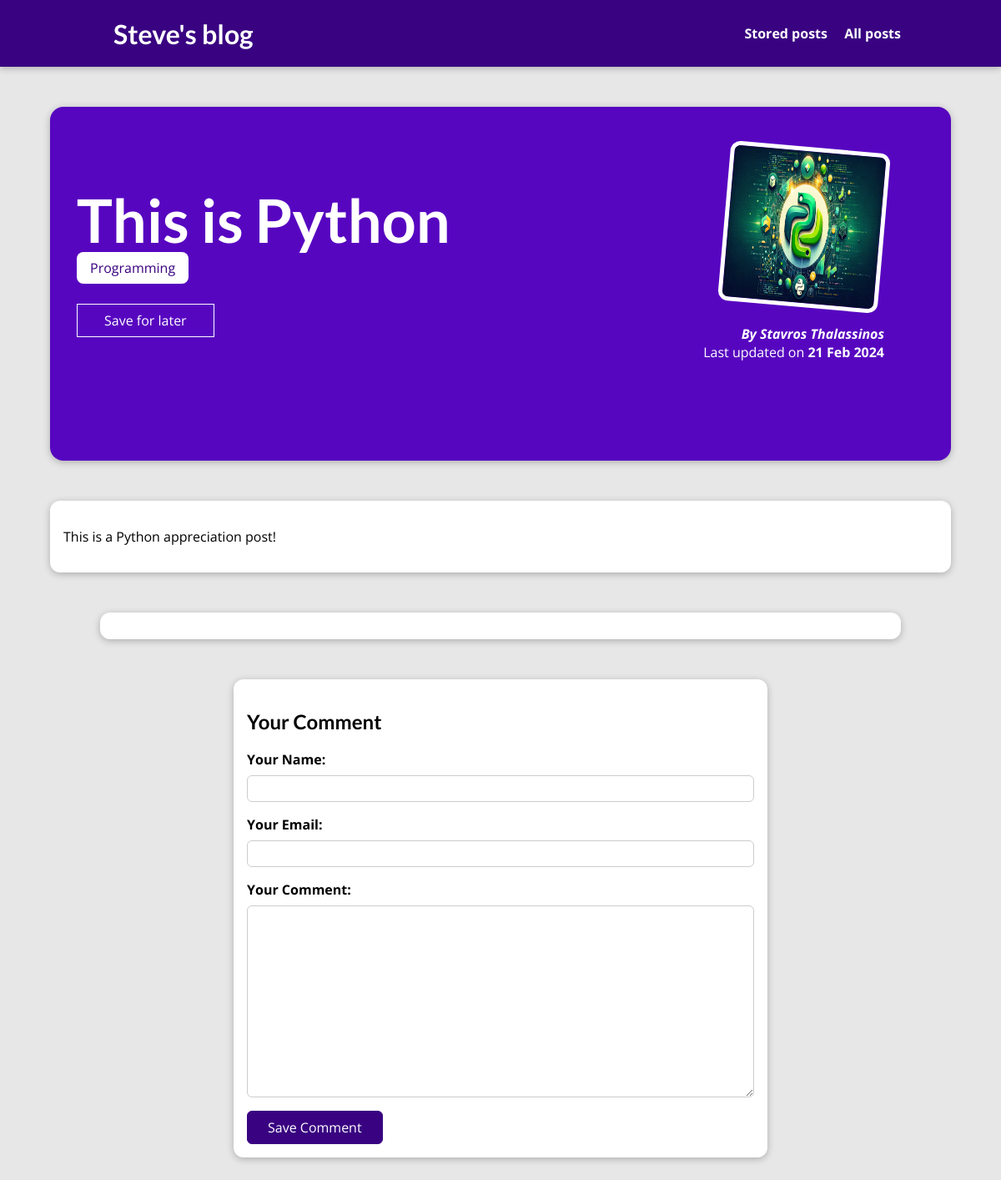
Page /post/this-is-python/ on the earlier database version.
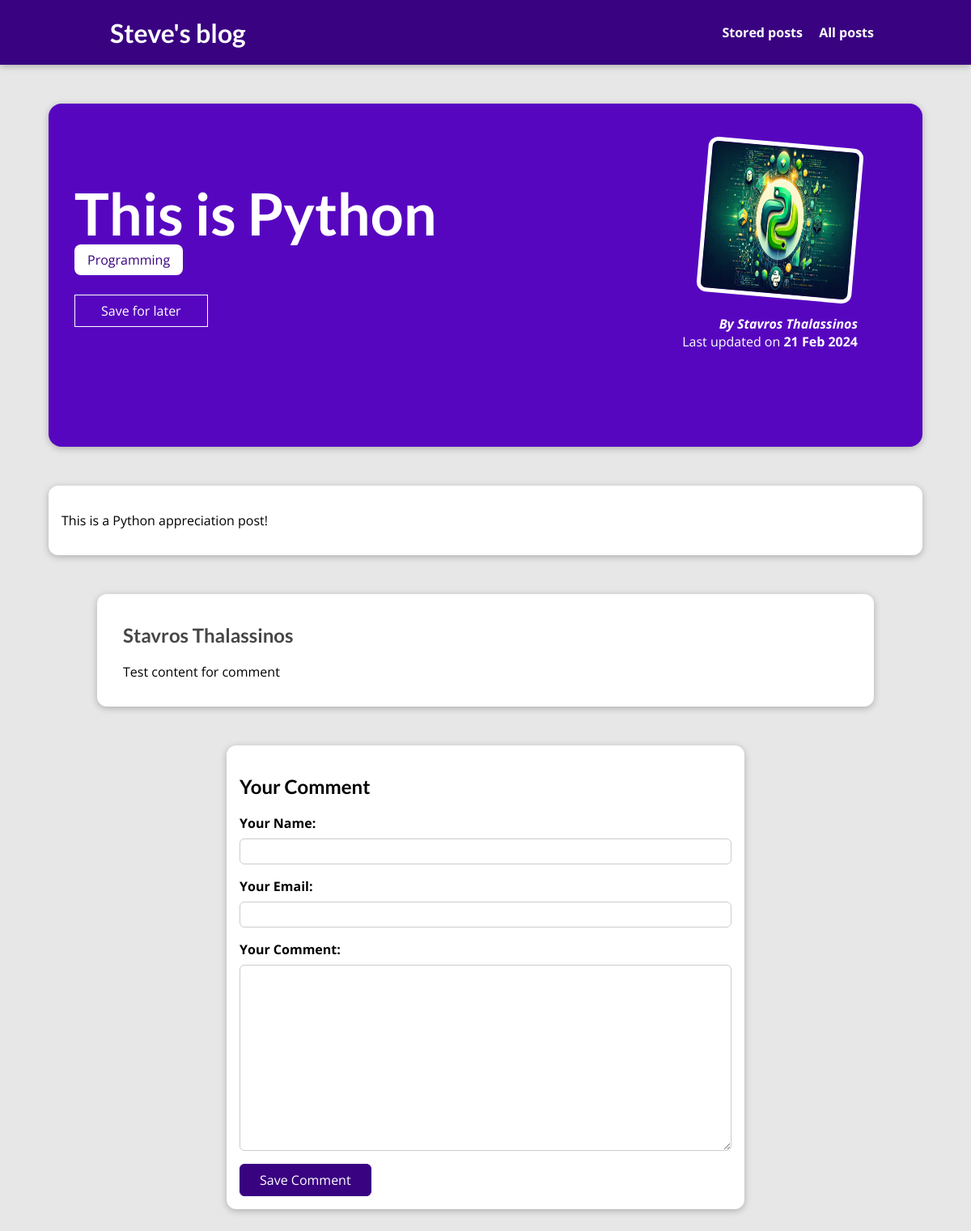
Same page on the later database version.
### blog/models.py (models this page shows, shortened)
class Tag(models.Model):
    caption = models.CharField(max_length=20)

class Comment(models.Model):
    user_name = models.CharField(max_length=120)
    user_email = models.EmailField()
    text = models.TextField(max_length=400)
    post = models.ForeignKey(
        Post, on_delete=models.CASCADE, related_name="comments")

### blog/views.py (the view, shortened to what this page needs)
# urls.py: path('post/<slug:slug>/', views.PostDetailView.as_view(), name="post_detail"),
class PostDetailView(View):
    def is_stored_post(self, request, post_id):
        stored_posts = request.session.get("stored_posts") # Get the stored posts from the session
        if stored_posts is not None: # If there are no stored posts
          is_saved_for_later = post_id in stored_posts # Check if the post is stored for later
        else: # If there are stored posts
          is_saved_for_later = False # Set is_saved_for_later to False
        return is_saved_for_later
    def get(self, request, slug):
        post = Post.objects.get(slug=slug)
        context = {
          "post": post,
          "post_tags": post.tags.all(),
          "comment_form": CommentForm(),
          "comments": post.comments.all().order_by("-id"),
          "saved_for_later": self.is_stored_post(request, post.id)
        }
        return render(request, "blog/post-detail-page.html", context)

### blog/forms.py
class CommentForm(forms.ModelForm):
    class Meta:
        model = Comment
        exclude = ["post"]
        labels = {
          "user_name": "Your Name",
          "user_email": "Your Email",
          "text": "Your Comment"
        }

### blog/models.py (called while the page is built)
    def __str__(self):
        return f"{self.first_name} {self.last_name}"

### blog/templates/blog/post-detail-page.html (shortened to what this page needs)
{% extends "base.html" %}
{% load static %}
{% block stylesheets %}
<link rel="stylesheet" href="{% static "blog/post-detail.css" %}" />
{% endblock %}
{% block content %}
<section id="summary">
  <h2>{{ post.title }}</h2>
  <div>
    {% for tag in post_tags %}
      <span class="tag">{{ tag.caption|title }}</span>
    {% endfor %}
  </div>
  <div id="read-later">
    <form action="{% url "read_later" %}" method="POST">
    <button>
      {% if saved_for_later %}
        Remove from your reading list
      {% else %}
        Save for later
      {% endif %}
    </button>
  </div>
  <article>
    {% if post.image %}
        <img src="{{post.image.url}}" alt={{post.slug}} />
    {% endif %}
    <address>By <a href="mailto:{{ post.author.email_address }}">{{ post.author }}</a></address>
    <div>Last updated on <time>{{ post.last_updated|date:"d M Y" }}</time></div>
  </article>
</section>
<main>
  {{ post.content|linebreaks }}
</main>
<section id="comments">
  <ul>
    {% for comment in comments %}
      <li>
        <h2>{{ comment.user_name }}</h2>
        <p>{{ comment.text|linebreaks }}</p>
      </li>
    {% endfor %}
  </ul>
</section>
<section id="comment-form">
  <h2>Your Comment</h2>
  <form action="{% url "post_detail" post.slug %}" method="POST">
    {% for form_field in comment_form %}
      <div class="form-control {% if form_field.errors %}invalid{% endif %}">
        {{ form_field.label_tag }}
        {{ form_field }}
      </div>
    {% endfor %}
    <button type="submits">Save Comment</button>
  </form>
</section>
{% endblock %}

Differences in the rows shown:
now on this page (row edited): Comment: user_name "Stavros Thalassinos", text "Test content for comment"
